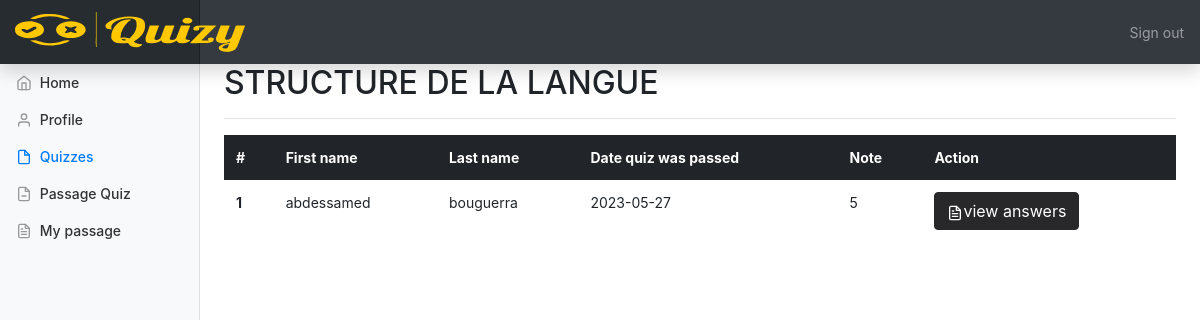
Screenshot of /includes/view_result.php?idQ=42 (signed in) with the database file from the repository.
### tables this page shows
CREATE TABLE `quiz` (
  `id_quiz` int(11) NOT NULL,
  `id_user` int(11) DEFAULT NULL,
  `title_quiz` varchar(255) DEFAULT NULL,
  `situation_quiz` int(11) DEFAULT NULL,
  `url_quiz` varchar(255) DEFAULT NULL,
  `quiz_duration` time DEFAULT NULL,
  `quiz_description` text DEFAULT NULL,
  `image` varchar(255) DEFAULT NULL
);

CREATE TABLE `pass_quiz` (
  `id_pass` int(11) NOT NULL,
  `id_user` int(11) DEFAULT NULL,
  `id_quiz` int(11) DEFAULT NULL,
  `date` date DEFAULT NULL,
  `note` int(11) DEFAULT NULL
);

CREATE TABLE `users` (
  `id_user` int(11) NOT NULL,
  `first_name` varchar(255) DEFAULT NULL,
  `last_name` varchar(255) DEFAULT NULL,
  `email` varchar(255) DEFAULT NULL,
  `mp` varchar(255) DEFAULT NULL,
  `role_admin` int(11) DEFAULT NULL
);

### includes/functions.php (called while the page is built, shortened)
<?php
function connect(){
$servername="localhost";
$DBuser ="root";
$DBpassword ="";
$DBname="pfe";
try {
    $conn = new PDO("mysql:host=$servername;dbname=$DBname", $DBuser, $DBpassword);
    $conn->setAttribute(PDO::ATTR_ERRMODE, PDO::ERRMODE_EXCEPTION);
  } catch(PDOException $e) {
    echo "Connection failed: " . $e->getMessage();
  }
  return $conn;
}
function getTitleQuiz($id){
  $conn = connect();
  $requette ="SELECT * FROM quiz WHERE id_quiz='$id'";
  $resultat =$conn->query($requette);
  $Quiz=$resultat->fetch();
  $titleQ=$Quiz['title_quiz'];
  return $titleQ;
}
?>

### includes/view_result_functions.php (called while the page is built)
<?php
include '../includes/functions.php';
function getPassQuizById($idQ)
{
    return connect()->query("SELECT * FROM pass_quiz WHERE id_quiz = $idQ")->fetchAll();
}
function getNameUsersPassQuiz($id_U)
{
    return connect()->query("SELECT first_name, last_name FROM users WHERE id_user = $id_U")->fetch();
}
?>

### includes/view_result.php (the view, shortened to what this page needs)
<?php
$idQ = $_GET['idQ'];
include '../includes/view_result_functions.php';
$passagesQuiz = getPassQuizById($idQ);
$titleQ = getTitleQuiz($idQ);
?>
<!doctype html>
<html lang="en">
<head>
	<link href="../css/bootstrap.min.css" rel="stylesheet">
	<link href="../css/dashboard.css" rel="stylesheet">
</head>
<body>
	<?php include '../includes/NavbarOfContent.php'; ?>
	<div class="container-fluid">
		<div class="row">
			<?php
			 include '../includes/sidebar.php';
			 ?>
			<main role="main" class="col-md-9 ml-sm-auto col-lg-10 px-4">
				<div class="d-flex justify-content-between flex-wrap flex-md-nowrap align-items-center pt-3 pb-2 mb-3 border-bottom">
					<h1 class="h2"><?php echo $titleQ;?></h1>
				</div>
				<div>
					<table class="table table-borderless">
						<thead class="table-dark ">
							<tr>
								<th scope="col">#</th>
								<th scope="col">First name</th>
								<th scope="col">Last name</th>
								<th scope="col">Date quiz was passed</th>
								<th scope="col">Note</th>
								<th scope="col">Action</th>
							</tr>
						</thead>
						<tbody>
							<?php
							$i = 0;
							foreach ($passagesQuiz as $passageQuiz) {
								$i++;
								$full_name=getNameUsersPassQuiz($passageQuiz['id_user']);
								?>
                              <tr>
                                <th scope="row"><?php echo $i ?></th>
                                <td><?php echo $full_name['first_name'] ?></td>
                                <td><?php echo $full_name['last_name'] ?></td>
                                <td><?php echo $passageQuiz['date'] ?></td>
								<td><?php echo $passageQuiz['note'] ?></td>
                                <td>
                                    <a class="btn btn-danger text-white" style="background-color: #28282B; border-color: #28282B; " href="../includes/ViewAnswersUser.php?id_Quiz=<?php echo$idQ?>&id_user=<?php echo$passageQuiz['id_user']?>&id_passQuiz=<?php echo$passageQuiz['id_pass']?>&activeMarke=quizs"><span class="text-white" data-feather="file-text"></span>view answers</a>
                                </td>
                              </tr>
                              <?php
							}
							?>
						</tbody>
					</table>
				</div>
			</main>
		</div>
	</div>
</body>
</html>

### css/dashboard.css (style rules this page uses)
body { font-size: .875rem; }
.feather { width: 16px; height: 16px; vertical-align: text-bottom; }
[role="main"] { padding-top: 48px; }

### rows the page displays
quiz: title_quiz "STRUCTURE DE LA LANGUE"
pass_quiz: id_user.first_name "abdessamed", id_user.last_name "bouguerra", date "2023-05-27", note "5"
